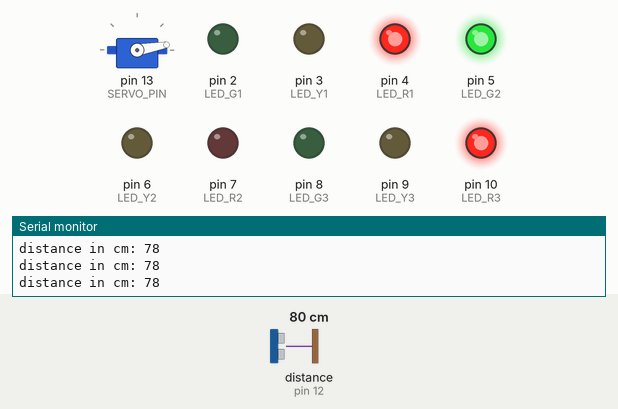
Bench run of a sketch on a simulated Arduino Uno, built with avr-gcc and run on an emulated ATmega328P. Parts: servo, output pins drawn as LEDs (lit = HIGH), the last lines printed to the serial monitor. Wiring (inferred from the names in the program): ultrasonic range finder: trigger pin 11; echo pin 12. Inputs (shaded band) come from the test bench; at power-on: distance to the obstacle (sensor on pin 12) 80 cm. The echo pulse lasts 58.3 µs per cm; pins used as bus, display or sensor lines are not drawn.

Above: at 1.2 s.
1.3 s: distance to the obstacle (sensor on pin 12) set to 16 cm
2.8 s: distance to the obstacle (sensor on pin 12) set to 12 cm
At 3.1 s:
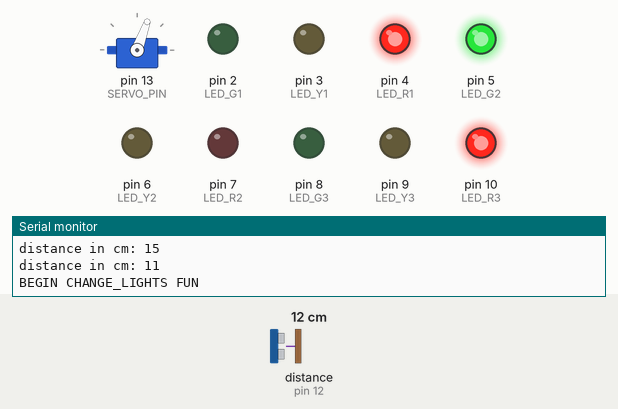
At 11.6 s:
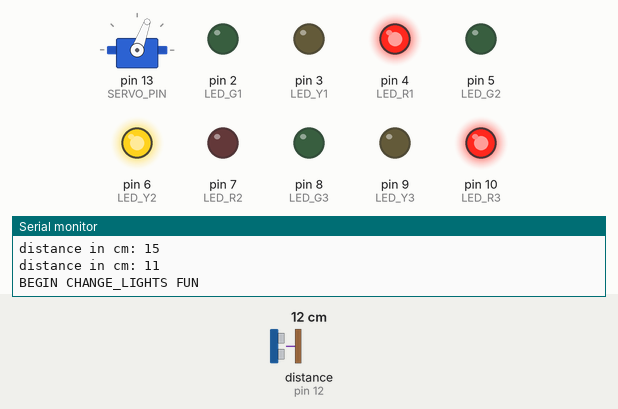
Timing chart, 0 to 15.3 s (numbered marks = the images above; inputs shaded):
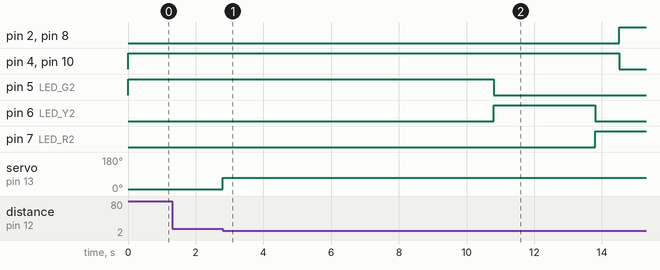

Measured:
- the behaviour switches between 15 and 14 cm on distance to the obstacle (sensor on pin 12) (found by bisection; images 0 and 1)
- after the input at 2.8 s, pin 2 (LED_G1), pin 8 (LED_G3): LOW → HIGH after 11.7 s; pin 4 (LED_R1), pin 10 (LED_R3): HIGH → LOW after 11.7 s; pin 5 (LED_G2): HIGH → LOW after 8.0 s; pin 6 (LED_Y2): LOW → HIGH after 8.0 s, → LOW 3.0 s later; pin 7 (LED_R2): LOW → HIGH after 11.0 s

The sketch:

upgraded.ino
```cpp
#include <Servo.h>

#define LED_NOTIF A0 //notification led to let us know if changeLights is running
#define LED_G1 2
#define LED_Y1 3
#define LED_R1 4
#define LED_G2 5
#define LED_Y2 6
#define LED_R2 7
#define LED_G3 8
#define LED_Y3 9
#define LED_R3 10
#define TRIG 11
#define ECHO 12
#define SERVO_PIN 13


bool isTurned; //boolean to see if servo is turned. false right , true is front
int pinCount = 9; //this will be needed in pin initialize array
long duration;
int distance;
Servo servo1;

int ledPins[] = {
  LED_G1, LED_Y1, LED_R1, LED_G2, LED_Y2, LED_R2, LED_G3, LED_Y3, LED_R3, SERVO_PIN, LED_NOTIF
};

void setup() {
  // put your setup code here, to run once:
  //initialise every pin in this array
  for (int thisPin = 0; thisPin < pinCount; thisPin++) {
    pinMode(ledPins[thisPin], OUTPUT);
    digitalWrite(ledPins[thisPin], LOW);

  }

  pinMode(TRIG, OUTPUT);
  pinMode(ECHO, INPUT);
  digitalWrite(LED_G2, HIGH);//initial values
  digitalWrite(LED_R1, HIGH);
  digitalWrite(LED_R3, HIGH);

  servo1.attach(SERVO_PIN);
  servo1.write(10); //servo looks to the right as a starting point
  isTurned = false;
  Serial.begin(9600);
}

void loop() {
  //this is the code for the sonar
  digitalWrite(TRIG, LOW);
  delayMicroseconds(2);
  digitalWrite(TRIG, HIGH);
  delayMicroseconds(10);
  digitalWrite(TRIG, LOW);
  duration = pulseIn(ECHO, HIGH);
  distance = duration * 0.034 / 2;
  Serial.print(F("distance in cm: "));
  Serial.println(distance);

  //this is were the magic happens
  if ((distance < 14) && (!isTurned)) { // check if there is car in front and servo is NOT turned
    digitalWrite(LED_NOTIF, HIGH);
    servo1.write(70);//servo right
    isTurned = true; // boolean to tell its looking front
    changeLights();//change the lights!
    digitalWrite(LED_NOTIF, LOW);
  }
  else if ((distance < 10) && (isTurned)) { //check if we have turned and there is a car ahead of us
    digitalWrite(LED_NOTIF, HIGH);
    servo1.write(10); //turn servo to right
    isTurned = false; //set bool to false
    changeLights();//change lights again
    digitalWrite(LED_NOTIF, LOW);
  }


  delay(130);
}
//the changeLights function explains it self
void changeLights()
{
  Serial.println(F("BEGIN CHANGE_LIGHTS FUN"));
  digitalWrite(LED_R1, HIGH);
  digitalWrite(LED_R3, HIGH);
  digitalWrite(LED_G2, HIGH);
  delay(8000);//how long green(only change this)
  digitalWrite(LED_G2, LOW);
  digitalWrite(LED_Y2, HIGH);
  delay(3000);
  digitalWrite(LED_Y2, LOW);
  digitalWrite(LED_R2, HIGH);
  delay(700);
  digitalWrite(LED_R3, LOW);
  digitalWrite(LED_R1, LOW);
  digitalWrite(LED_G1, HIGH);
  digitalWrite(LED_G3, HIGH);
  delay(8000);//how long green (only change this)
  digitalWrite(LED_G1, LOW);
  digitalWrite(LED_G3, LOW);
  digitalWrite(LED_Y1, HIGH);
  digitalWrite(LED_Y3, HIGH);
  delay(3000);
  digitalWrite(LED_Y1, LOW);
  digitalWrite(LED_Y3, LOW);
  digitalWrite(LED_R1, HIGH);
  digitalWrite(LED_R3, HIGH);
  delay(700);
  digitalWrite(LED_R2, LOW);
  digitalWrite(LED_G2, HIGH);


}
```
